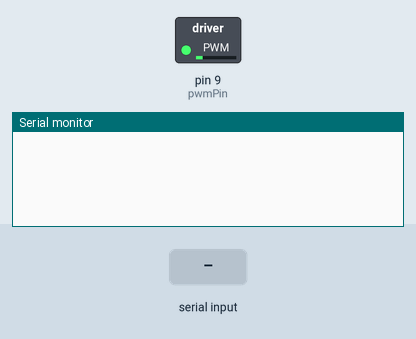
Simulated run of this sketch. Board: Arduino Uno, built with avr-gcc and run on an emulated ATmega328P. Shown: switched loads named in the sketch (green lamp = pin HIGH), the last lines printed to the serial monitor. The inputs (shaded band) are chosen by the test bench.

Above: at 1.2 s.
1.3 s: "0x01;1\n" received over Serial
At 2.1 s:
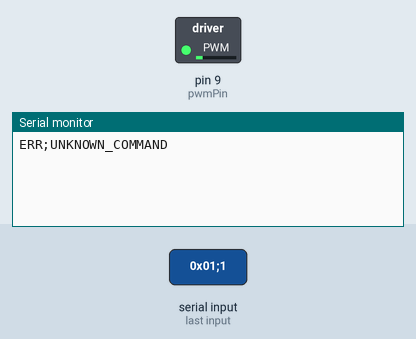
2.8 s: "0x01\n" received over Serial
At 3.2 s:
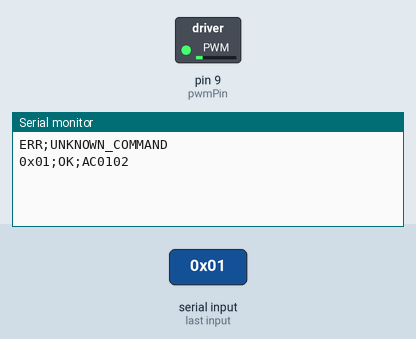
4.3 s: "0x02;\n" received over Serial
At 5.6 s:
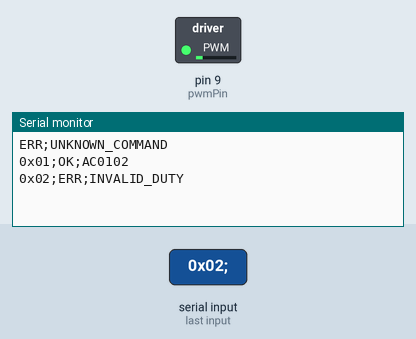

Measured:
- after the input at 1.3 s, the serial monitor: prints a new line at once (image 1)
- after the input at 2.8 s, the serial monitor: prints a new line at once (image 2)
- after the input at 4.3 s, the serial monitor: prints a new line at once (image 3)

The sketch:

nano_throttle_AC0102.ino
```cpp
// Throttle board sketch as sent by Gulshan Shah, 13 Oct 2026. Firmware AC 1.2.
// Pin 9 PWM goes straight to the motor controller's input. No watchdog.
const byte pwmPin = 9;
const byte firmwareVersion[] = {0xAC, 0x01, 0x02};
void setup() { Serial.begin(115200); pinMode(pwmPin, OUTPUT); TCCR1B = (TCCR1B & 0b11111000) | 0x01; analogWrite(pwmPin, 42); }
void loop() {
  if (!Serial.available()) return;
  String cmd = Serial.readStringUntil('\n'); cmd.trim();
  if (cmd == "0x01" || cmd == "01") { Serial.println("0x01;OK;AC0102"); return; }
  if (cmd.startsWith("0x02;") || cmd.startsWith("02;")) {
    int separator = cmd.indexOf(';'); String hexValue = cmd.substring(separator + 1);
    char *endPtr; long duty = strtol(hexValue.c_str(), &endPtr, 16);
    if (hexValue.length() == 0 || *endPtr != '\0' || duty < 0 || duty > 100) { Serial.println("0x02;ERR;INVALID_DUTY"); return; }
    int pwmValue = map(duty, 0, 100, 42, 214); pwmValue = constrain(pwmValue, 42, 214);
    analogWrite(pwmPin, pwmValue);
    char response[20]; snprintf(response, sizeof(response), "0x02;OK;%02lX", duty); Serial.println(response); return;
  }
  Serial.println("ERR;UNKNOWN_COMMAND");
}
```
